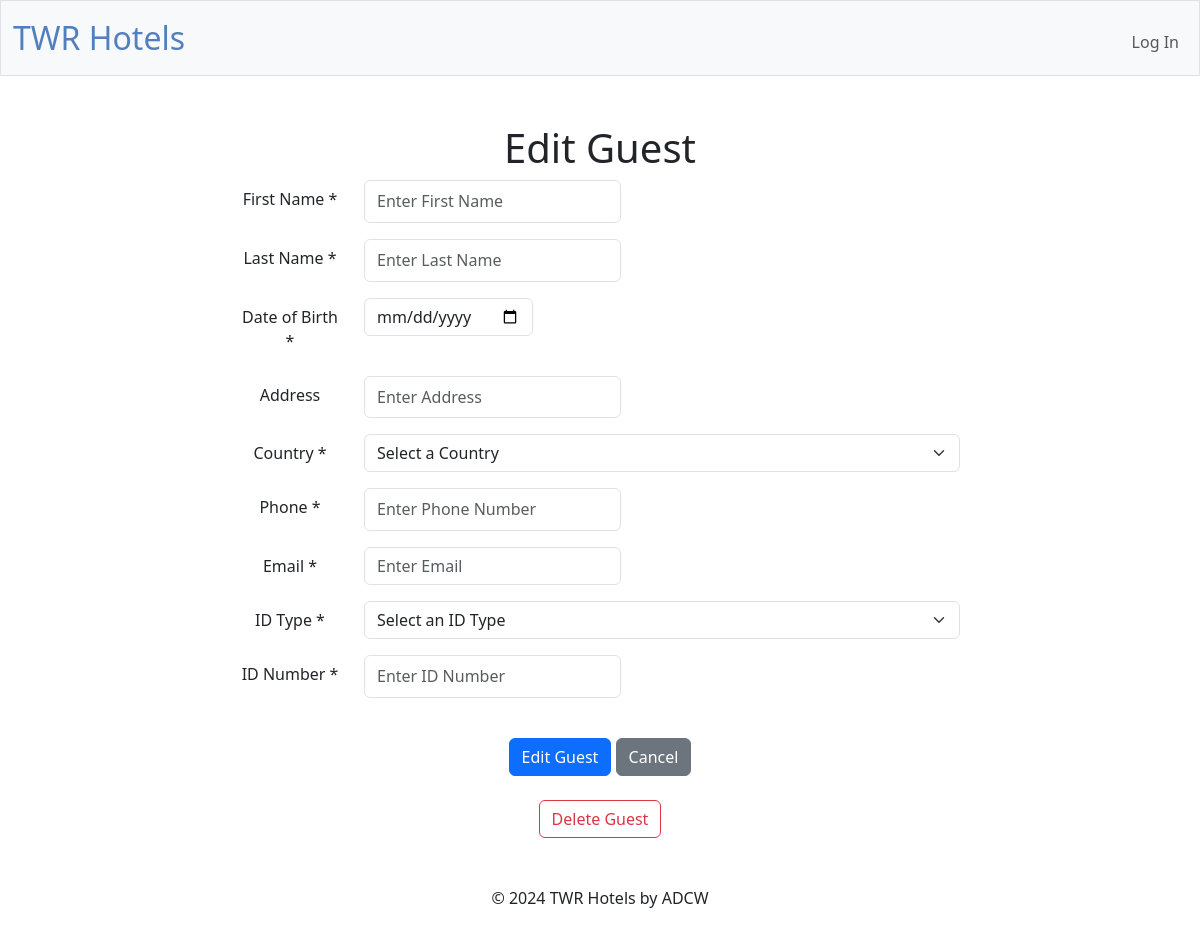
Before: /edit_guest?guestid=0 with the older database file.
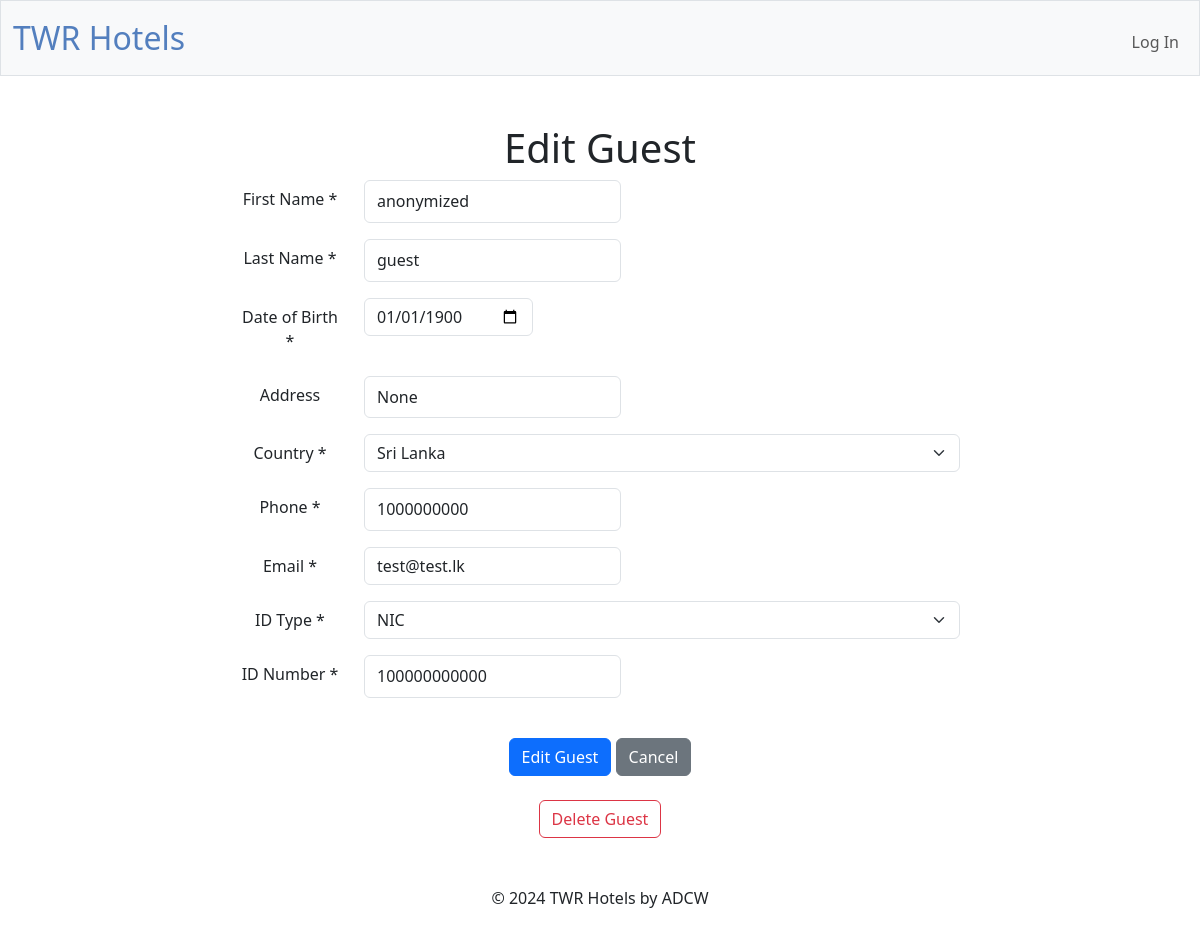
After: the same page with the newer database file.
### tables this page shows
CREATE TABLE "guests" (guestID INTEGER PRIMARY KEY AUTOINCREMENT NOT NULL, firstName TEXT NOT NULL, lastName TEXT NOT NULL, dateOfBirth DATE NOT NULL, address TEXT, countryID INTEGER NOT NULL, phone INTEGER NOT NULL,  email TEXT NOT NULL, idType INTEGER NOT NULL, idNumber INTEGER NOT NULL, FOREIGN KEY (idType) REFERENCES identityDocs(idID), FOREIGN KEY (countryID) REFERENCES countries(num_code));

CREATE TABLE countries (num_code INTEGER NOT NULL, alpha_2_code TEXT, alpha_3_code TEXT, en_short_name TEXT, nationality TEXT,  PRIMARY KEY (`num_code`));

CREATE TABLE identityDocs (idID INTEGER PRIMARY KEY AUTOINCREMENT NOT NULL, name TEXT NOT NULL);

### app.py (the view, shortened to what this page needs)
@app.route("/edit_guest", methods=["GET", "POST"])
@manager_required
def edit_guest():
    guestID = request.args.get("guestid", type=int)
    guest = db.execute("SELECT * FROM guests WHERE guestID = ?", guestID)
    guest = guest[0] if guest else None
    idTypes = db.execute("SELECT * FROM identityDocs")
    countires = db.execute("SELECT * FROM countries")
    return render_template("edit_guest.html", guest=guest, idTypes=idTypes, countires=countires)

### app.py (called while the page is built)
@app.after_request
def after_request(response):
    response.headers["Cache-Control"] = "no-cache, no-store, must-revalidate"
    response.headers["Expires"] = 0
    response.headers["Pragma"] = "no-cache"
    return response

### templates/edit_guest.html (shortened to what the changed rows need)
{% extends "layout.html" %}
{% block main %}
    <h1>Edit Guest</h1>
     <div class="container">
        <div class="row">
            <div class="col-md-8 offset-md-2">
                <form action="/edit_guest?guestid={{ guest['guestID'] }}" method="post">
                    <div class="mb-3 row">
                        <div class="col-sm-10">
                            <input class="form-control w-auto" id="firstName" name="firstName" type="text" placeholder="Enter First Name" value="{{ guest['firstName'] }}" required>
                        </div>
                    </div>
                    <div class="mb-3 row">
                        <div class="col-sm-10">
                            <input class="form-control w-auto" id="lastName" name="lastName" type="text" placeholder="Enter Last Name" value="{{ guest['lastName'] }}" required>
                        </div>
                    </div>
                    <div class="mb-3 row">
                        <div class="col-sm-10">
                            <input class="form-control w-auto" id="dateOfBirth" name="dateOfBirth" type="date" value="{{ guest['dateOfBirth'] }}" required>
                        </div>
                    </div>
                    <div class="mb-3 row">
                        <div class="col-sm-10">
                            <input class="form-control w-auto" id="address" name="address" type="text" placeholder="Enter Address" value="{{ guest['address'] }}">
                        </div>
                    </div>
                    <div class="mb-3 row">
                        <div class="col-sm-10">
                            <select class="form-select" id="country" name="country" required>
                                <option value="" disabled selected>Select a Country</option>
                                {% for country in countires %}
                                    <option value="{{ country['num_code'] }}" {% if country['num_code'] == guest['countryID'] %} selected {% endif %}>{{ country['en_short_name'] }}</option>
                                {% endfor %}
                            </select>
                        </div>
                    </div>
                    <div class="mb-3 row">
                        <div class="col-sm-10">
                            <input class="form-control w-auto" id="phone" name="phone" type="text" placeholder="Enter Phone Number" value="{{ guest['phone'] }}" required>
                        </div>
                    </div>
                    <div class="mb-3 row">
                        <div class="col-sm-10">
                            <input class="form-control w-auto" id="email" name="email" type="email" placeholder="Enter Email" value="{{ guest['email'] }}" required>
                        </div>
                    </div>
                    <div class="mb-3 row">
                        <div class="col-sm-10">
                            <select class="form-select" id="idType" name="idType" required>
                                <option value="" disabled selected>Select an ID Type</option>
                                {% for idType in idTypes %}
                                    <option value="{{ idType['idID'] }}" {% if idType['idID'] == guest['idType'] %} selected {% endif %}>{{ idType['name'] }}</option>
                                {% endfor %}
                            </select>
                        </div>
                    </div>
                    <div class="mb-3 row">
                        <div class="col-sm-10">
                            <input class="form-control w-auto" id="idNumber" name="idNumber" type="text" placeholder="Enter ID Number" value="{{ guest['idNumber'] }}" required>
                        </div>
                    </div>
                    <br>
                    <br>
                </form>
            </div>
        </div>
    </div>
{% endblock %}

Changed rows visible on the page:
added guests: firstName "anonymized", lastName "guest", dateOfBirth "01/01/1900", country "Sri Lanka", phone "1000000000", email "test@test.lk", idType "NIC", idNumber "100000000000"
Other visible differences:
form field address: (not shown) → "None"
form field country: "Select a Country" → (not shown)
form field idType: "Select an ID Type" → (not shown)
